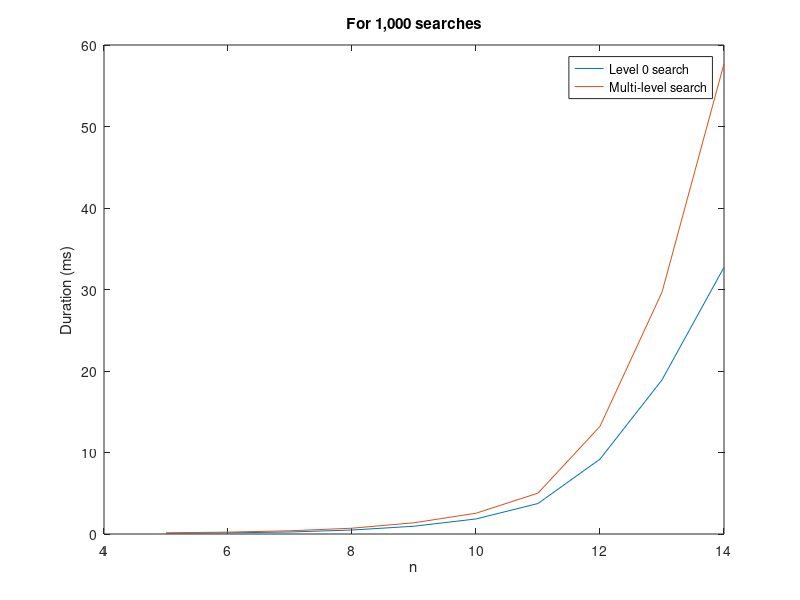
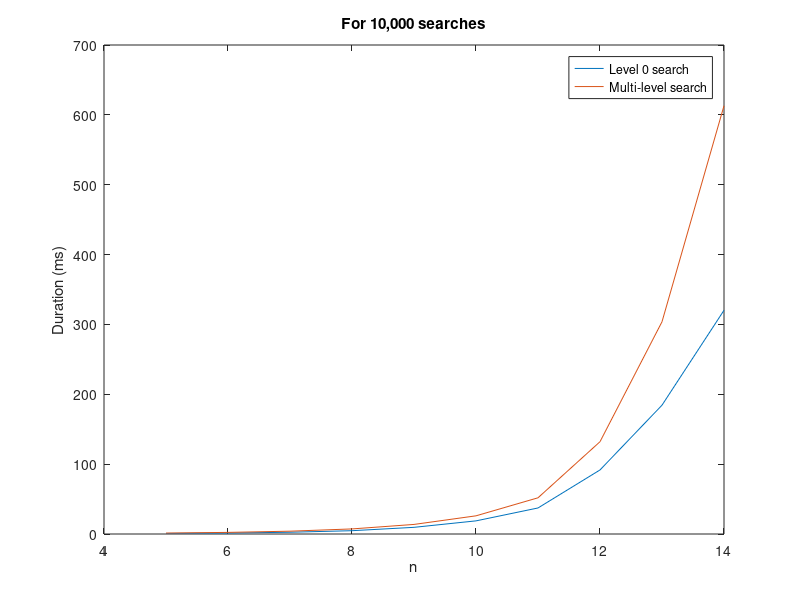
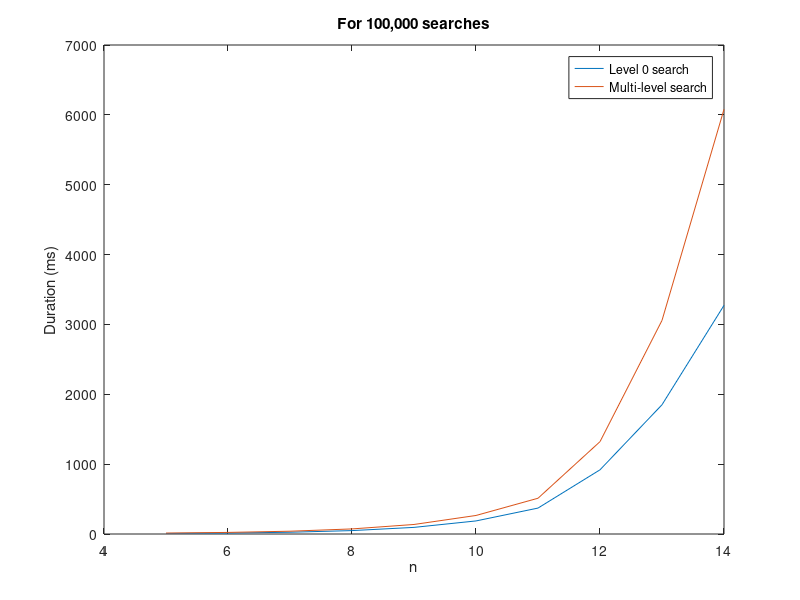

The MATLAB script that drew these images, in order:
x = 5:14;
y_search0 = [
    0.081 0.141 0.249 0.487 0.955 1.847 3.742 9.186 18.91 32.729;
    0.777 1.379 2.532 4.729 9.54 18.799 37.265 91.681 184.411 320.251;
    7.697 13.479 25.359 48.743 94.708 187.056 371.084 918.818 1850.18 3272.99
];
y_searchLevels = [
    0.146 0.229 0.398 0.711 1.378 2.551 5.014 13.209 29.668 57.71;
    1.356 2.311 4.035 7.272 13.709 26.023 51.827 132.103 303.81 613.063;
    13.553 22.749 39.962 72.762 136.415 265.294 511.885 1322.01 3057.53 6079.1
];

for i = 1:3
    figure(i)
    plot(x, y_search0(i, :));
    hold on
    plot(x, y_searchLevels(i, :));
    legend("Level 0 search", "Multi-level search");
    title(sprintf("For %d,000 searches", 10^(i -1)));
    xlabel("n");
    ylabel("Duration (ms)")
    hold off
end
